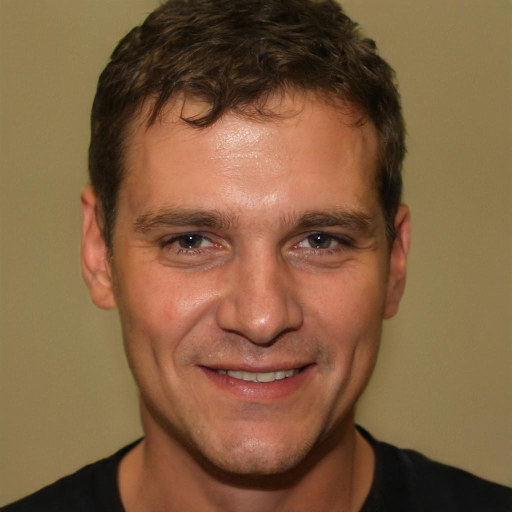
#> input picture IMAGENS-M/Teste-1.png, 1024 x 1024 px, found by its file name (shown at 1/2 size)
$ python teste_corte.py
#> lines starting #> are read from the running program, lines starting #| are printed output that depends on the picture; after the words box and inside, x2 and y2 are one past the last pixel; in counts of white or black regions, pixels touching at a corner belong together
import os
from os.path import join as pjoin

import cv2
import numpy as np
from PIL import Image

#corta a imagem para o nariz
# Carrega a imagem
img = cv2.imread("IMAGENS-M\TESTE-1.png")
#> img is the input picture: shape (1024, 1024, 3); mean B, G, R 64.9, 95.6, 129.2

# Define os pontos dos vértices
pts = np.array([[159, 246], [159, 387], [524, 384], [524, 246]], np.int32)

# Cria uma máscara com os pontos
mask = np.zeros_like(img)
cv2.fillPoly(mask, [pts], (255, 255, 255))
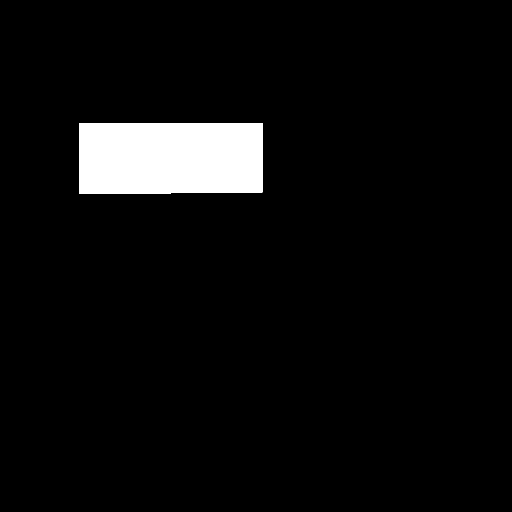
#> mask: shape (1024, 1024, 3) (shown at 1/2 size); 4.9% white; 1 white region, box (x1, y1, x2, y2) and area: (159, 246, 525, 388) 51423

# Aplica a máscara na imagem original
img_cortada = cv2.bitwise_and(img, mask)
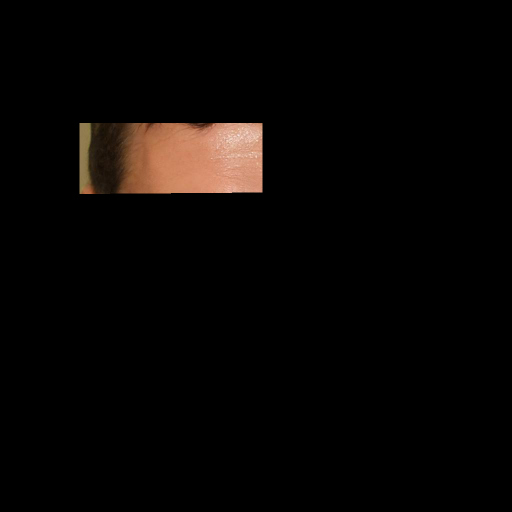
#> img_cortada: shape (1024, 1024, 3) (shown at 1/2 size); mean B, G, R 4.1, 5.5, 8

# Exibe a imagem triangular

cv2.imshow('Imagem cortada', img_cortada) #img #img_cortada #part_cortada
cv2.waitKey(0)
cv2.destroyAllWindows()

$ run again, with IMAGENS-M/Teste-11.png copied over IMAGENS-M/Teste-1.png
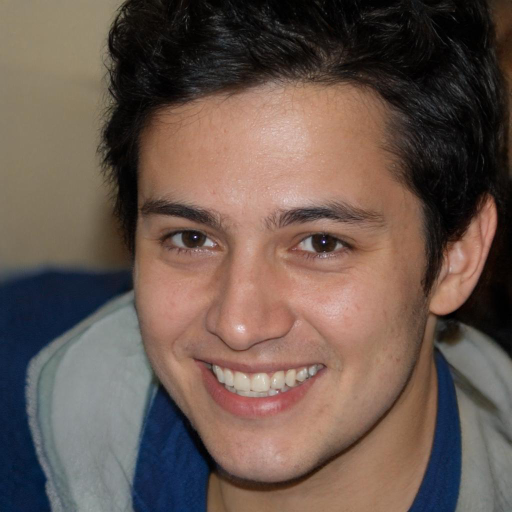
#> input picture IMAGENS-M/Teste-11.png, 1024 x 1024 px, found by its file name (shown at 1/2 size)
#> img is the input picture: shape (1024, 1024, 3); mean B, G, R 79.2, 87.8, 105.6
#> mask: shape (1024, 1024, 3); 4.9% white; 1 white region, box (x1, y1, x2, y2) and area: (159, 246, 525, 388) 51423
#> `img_cortada = cv2.bitwise_and(img, mask)`:
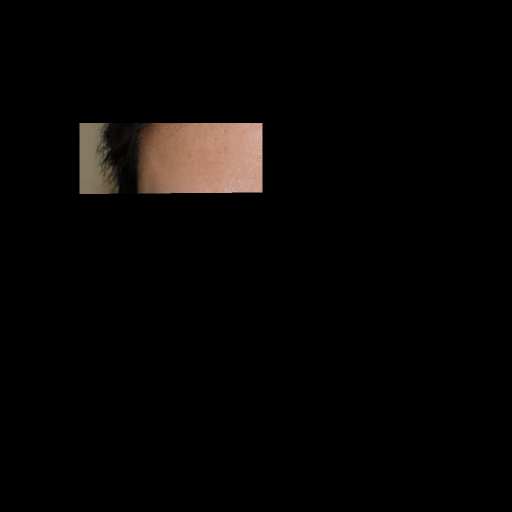
#> img_cortada: shape (1024, 1024, 3) (shown at 1/2 size); mean B, G, R 4.3, 5.2, 6.8

$ run again, with IMAGENS-M/Teste-12.png copied over IMAGENS-M/Teste-1.png
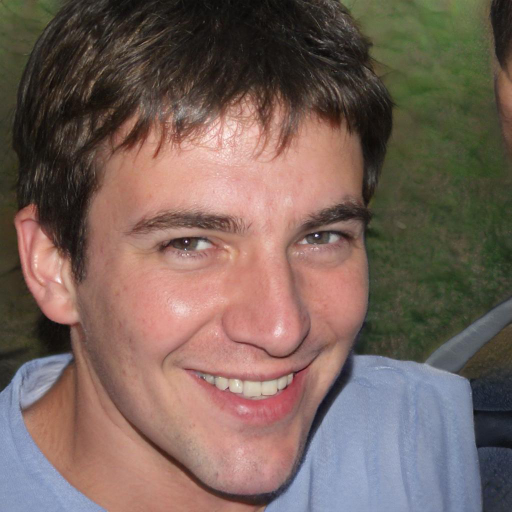
#> input picture IMAGENS-M/Teste-12.png, 1024 x 1024 px, found by its file name (shown at 1/2 size)
#> img is the input picture: shape (1024, 1024, 3); mean B, G, R 90.8, 98.9, 118.9
#> mask: shape (1024, 1024, 3); 4.9% white; 1 white region, box (x1, y1, x2, y2) and area: (159, 246, 525, 388) 51423
#> `img_cortada = cv2.bitwise_and(img, mask)`:
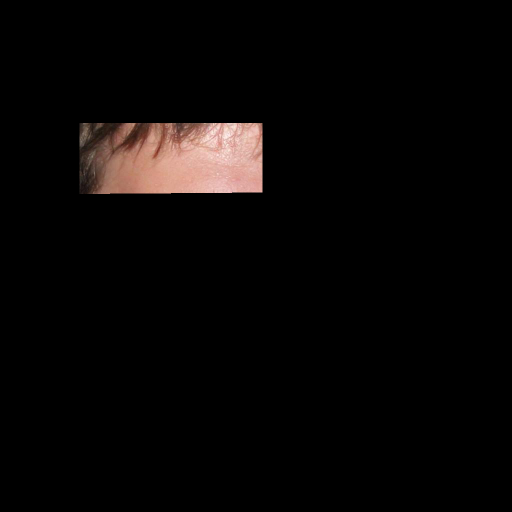
#> img_cortada: shape (1024, 1024, 3) (shown at 1/2 size); mean B, G, R 5.9, 6.6, 8.8

$ run again, with IMAGENS-M/Teste-17.png copied over IMAGENS-M/Teste-1.png
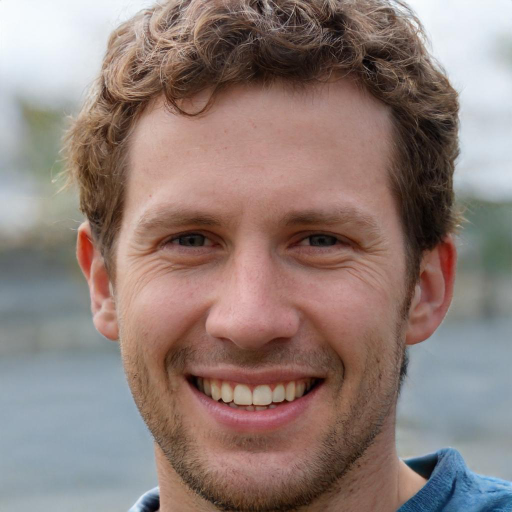
#> input picture IMAGENS-M/Teste-17.png, 1024 x 1024 px, found by its file name (shown at 1/2 size)
#> img is the input picture: shape (1024, 1024, 3); mean B, G, R 120.6, 126.2, 144.2
#> mask: shape (1024, 1024, 3); 4.9% white; 1 white region, box (x1, y1, x2, y2) and area: (159, 246, 525, 388) 51423
#> `img_cortada = cv2.bitwise_and(img, mask)`:
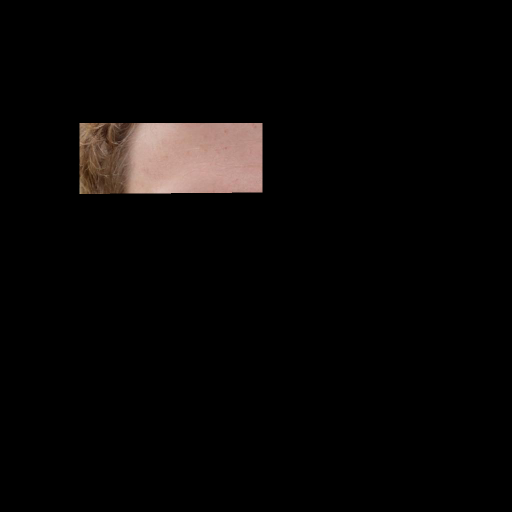
#> img_cortada: shape (1024, 1024, 3) (shown at 1/2 size); mean B, G, R 5.9, 6.6, 8.4
